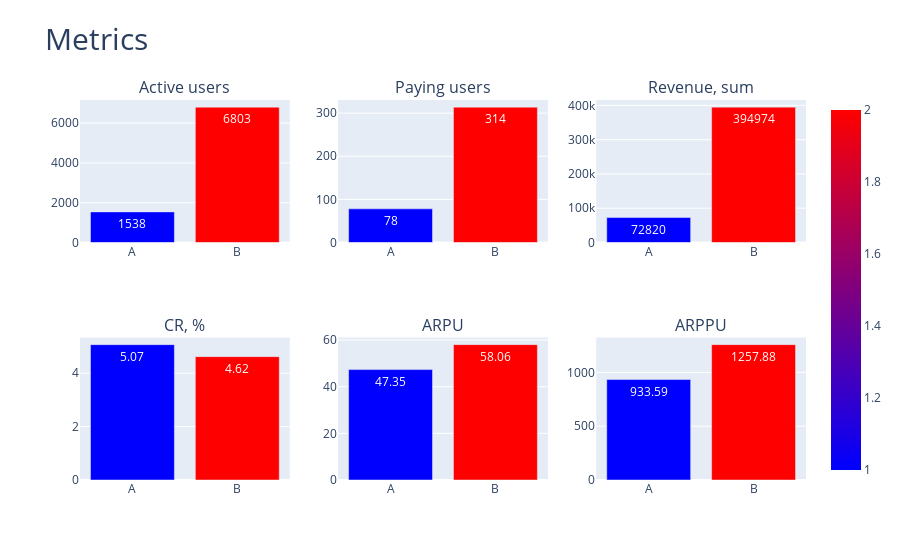

Here is the notebook cell this chart was saved with:
### Code cell
plotly_viz()

### Figure 1 — Plotly figure (JSON) as saved in the notebook; plotly's stock layout.template omitted (floating-point values rounded to 4 significant figures)
{"data": [{"marker": {"color": [1, 2], "coloraxis": "coloraxis"}, "name": "Active users", "text": [1538, 6803], "textposition": "auto", "type": "bar", "x": ["A", "B"], "xaxis": "x", "y": [1538, 6803], "yaxis": "y"}, {"marker": {"color": [1, 2], "coloraxis": "coloraxis"}, "name": "Paying users", "text": [78, 314], "textposition": "auto", "type": "bar", "x": ["A", "B"], "xaxis": "x2", "y": [78, 314], "yaxis": "y2"}, {"marker": {"color": [1, 2], "coloraxis": "coloraxis"}, "name": "Revenue", "text": [72820, 394974], "textposition": "auto", "type": "bar", "x": ["A", "B"], "xaxis": "x3", "y": [72820, 394974], "yaxis": "y3"}, {"marker": {"color": [1, 2], "coloraxis": "coloraxis"}, "name": "CR", "text": [5.07, 4.62], "textposition": "auto", "type": "bar", "x": ["A", "B"], "xaxis": "x4", "y": [5.07, 4.62], "yaxis": "y4"}, {"marker": {"color": [1, 2], "coloraxis": "coloraxis"}, "name": "ARPU", "text": [47.35, 58.06], "textposition": "auto", "type": "bar", "x": ["A", "B"], "xaxis": "x5", "y": [47.35, 58.06], "yaxis": "y5"}, {"marker": {"color": [1, 2], "coloraxis": "coloraxis"}, "name": "ARPPU", "text": [933.6, 1258.0], "textposition": "auto", "type": "bar", "x": ["A", "B"], "xaxis": "x6", "y": [933.6, 1258.0], "yaxis": "y6"}], "layout": {"annotations": [{"font": {"size": 16}, "showarrow": false, "text": "Active users", "x": 0.1444, "xanchor": "center", "xref": "paper", "y": 1, "yanchor": "bottom", "yref": "paper"}, {"font": {"size": 16}, "showarrow": false, "text": "Paying users", "x": 0.5, "xanchor": "center", "xref": "paper", "y": 1, "yanchor": "bottom", "yref": "paper"}, {"font": {"size": 16}, "showarrow": false, "text": "Revenue, sum", "x": 0.8556, "xanchor": "center", "xref": "paper", "y": 1, "yanchor": "bottom", "yref": "paper"}, {"font": {"size": 16}, "showarrow": false, "text": "CR, %", "x": 0.1444, "xanchor": "center", "xref": "paper", "y": 0.375, "yanchor": "bottom", "yref": "paper"}, {"font": {"size": 16}, "showarrow": false, "text": "ARPU", "x": 0.5, "xanchor": "center", "xref": "paper", "y": 0.375, "yanchor": "bottom", "yref": "paper"}, {"font": {"size": 16}, "showarrow": false, "text": "ARPPU", "x": 0.8556, "xanchor": "center", "xref": "paper", "y": 0.375, "yanchor": "bottom", "yref": "paper"}], "coloraxis": {"colorscale": [[0, "rgb(0,0,255)"], [1, "rgb(255,0,0)"]]}, "showlegend": false, "title": {"font": {"size": 30}, "text": "Metrics"}, "xaxis": {"anchor": "y", "domain": [0, 0.2889]}, "xaxis2": {"anchor": "y2", "domain": [0.3556, 0.6444]}, "xaxis3": {"anchor": "y3", "domain": [0.7111, 1]}, "xaxis4": {"anchor": "y4", "domain": [0, 0.2889]}, "xaxis5": {"anchor": "y5", "domain": [0.3556, 0.6444]}, "xaxis6": {"anchor": "y6", "domain": [0.7111, 1]}, "yaxis": {"anchor": "x", "domain": [0.625, 1]}, "yaxis2": {"anchor": "x2", "domain": [0.625, 1]}, "yaxis3": {"anchor": "x3", "domain": [0.625, 1]}, "yaxis4": {"anchor": "x4", "domain": [0, 0.375]}, "yaxis5": {"anchor": "x5", "domain": [0, 0.375]}, "yaxis6": {"anchor": "x6", "domain": [0, 0.375]}}}
